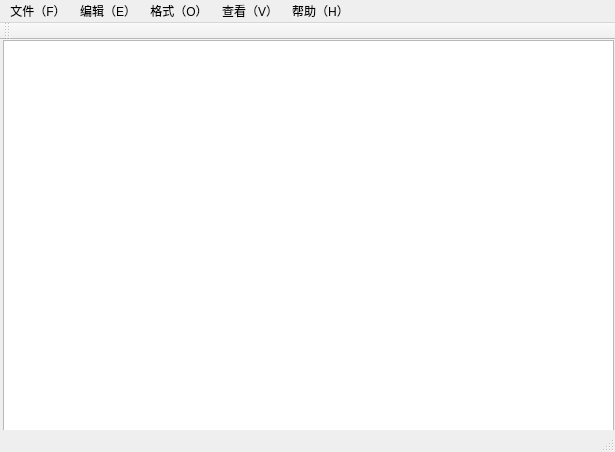
<?xml version="1.0" encoding="UTF-8"?>
<ui version="4.0">
 <class>MainWindow</class>
 <widget class="QMainWindow" name="MainWindow">
  <property name="geometry">
   <rect>
    <x>0</x>
    <y>0</y>
    <width>615</width>
    <height>452</height>
   </rect>
  </property>
  <property name="windowTitle">
   <string>MainWindow</string>
  </property>
  <widget class="QWidget" name="centralWidget">
   <widget class="QTextEdit" name="textEdit">
    <property name="geometry">
     <rect>
      <x>3</x>
      <y>0</y>
      <width>611</width>
      <height>391</height>
     </rect>
    </property>
   </widget>
  </widget>
  <widget class="QMenuBar" name="menuBar">
   <property name="geometry">
    <rect>
     <x>0</x>
     <y>0</y>
     <width>615</width>
     <height>23</height>
    </rect>
   </property>
   <widget class="QMenu" name="menu_F">
    <property name="title">
     <string>文件（F）</string>
    </property>
    <addaction name="newAction"/>
    <addaction name="openAction"/>
    <addaction name="saveAction"/>
    <addaction name="saveAsAction"/>
    <addaction name="separator"/>
    <addaction name="action_5"/>
    <addaction name="printAction"/>
    <addaction name="separator"/>
    <addaction name="exitAction"/>
   </widget>
   <widget class="QMenu" name="menu_E">
    <property name="title">
     <string>编辑（E）</string>
    </property>
    <addaction name="undoAction"/>
    <addaction name="separator"/>
    <addaction name="cutAction"/>
    <addaction name="copyAction"/>
    <addaction name="pasteAction"/>
    <addaction name="deleteAction"/>
    <addaction name="separator"/>
    <addaction name="action_F"/>
    <addaction name="action_N"/>
    <addaction name="action_R"/>
    <addaction name="action_G"/>
    <addaction name="separator"/>
    <addaction name="action_A"/>
    <addaction name="dateTimeAction"/>
   </widget>
   <widget class="QMenu" name="menu_O">
    <property name="title">
     <string>格式（O）</string>
    </property>
    <addaction name="action_W"/>
    <addaction name="fontAction"/>
    <addaction name="colorAction"/>
   </widget>
   <widget class="QMenu" name="menu_V">
    <property name="title">
     <string>查看（V）</string>
    </property>
    <addaction name="action_S"/>
   </widget>
   <widget class="QMenu" name="menu_H">
    <property name="title">
     <string>帮助（H）</string>
    </property>
    <addaction name="action_H"/>
    <addaction name="separator"/>
    <addaction name="qtHelpAction"/>
    <addaction name="aboutBossAction"/>
    <addaction name="aboutMeAction"/>
   </widget>
   <addaction name="menu_F"/>
   <addaction name="menu_E"/>
   <addaction name="menu_O"/>
   <addaction name="menu_V"/>
   <addaction name="menu_H"/>
  </widget>
  <widget class="QToolBar" name="mainToolBar">
   <attribute name="toolBarArea">
    <enum>TopToolBarArea</enum>
   </attribute>
   <attribute name="toolBarBreak">
    <bool>false</bool>
   </attribute>
  </widget>
  <widget class="QStatusBar" name="statusBar"/>
  <action name="newAction">
   <property name="icon">
    <iconset resource="images/qsrc.qrc">
     <normaloff>:/new/prefix1/new.png</normaloff>:/new/prefix1/new.png</iconset>
   </property>
   <property name="text">
    <string>新建（N）</string>
   </property>
  </action>
  <action name="openAction">
   <property name="icon">
    <iconset resource="images/qsrc.qrc">
     <normaloff>:/new/prefix1/open.png</normaloff>:/new/prefix1/open.png</iconset>
   </property>
   <property name="text">
    <string>打开（O）…</string>
   </property>
  </action>
  <action name="saveAction">
   <property name="icon">
    <iconset resource="images/qsrc.qrc">
     <normaloff>:/new/prefix1/save.png</normaloff>:/new/prefix1/save.png</iconset>
   </property>
   <property name="text">
    <string>保存（S）</string>
   </property>
  </action>
  <action name="saveAsAction">
   <property name="icon">
    <iconset resource="images/qsrc.qrc">
     <normaloff>:/new/prefix1/saveAs.png</normaloff>:/new/prefix1/saveAs.png</iconset>
   </property>
   <property name="text">
    <string>另存为（A）…</string>
   </property>
  </action>
  <action name="action_5">
   <property name="text">
    <string>页面设置（U）…</string>
   </property>
  </action>
  <action name="printAction">
   <property name="icon">
    <iconset resource="images/qsrc.qrc">
     <normaloff>:/new/prefix1/print.png</normaloff>:/new/prefix1/print.png</iconset>
   </property>
   <property name="text">
    <string>打印（P）…</string>
   </property>
  </action>
  <action name="exitAction">
   <property name="icon">
    <iconset resource="images/qsrc.qrc">
     <normaloff>:/new/prefix1/exit.png</normaloff>:/new/prefix1/exit.png</iconset>
   </property>
   <property name="text">
    <string>退出（X）</string>
   </property>
  </action>
  <action name="undoAction">
   <property name="icon">
    <iconset resource="images/qsrc.qrc">
     <normaloff>:/new/prefix1/undo.png</normaloff>:/new/prefix1/undo.png</iconset>
   </property>
   <property name="text">
    <string>撤销（U）</string>
   </property>
  </action>
  <action name="cutAction">
   <property name="icon">
    <iconset resource="images/qsrc.qrc">
     <normaloff>:/new/prefix1/cut.png</normaloff>:/new/prefix1/cut.png</iconset>
   </property>
   <property name="text">
    <string>剪切（T）</string>
   </property>
  </action>
  <action name="copyAction">
   <property name="icon">
    <iconset resource="images/qsrc.qrc">
     <normaloff>:/new/prefix1/copy.png</normaloff>:/new/prefix1/copy.png</iconset>
   </property>
   <property name="text">
    <string>复制（C）</string>
   </property>
  </action>
  <action name="pasteAction">
   <property name="icon">
    <iconset>
     <normaloff>images/paste.png</normaloff>images/paste.png</iconset>
   </property>
   <property name="text">
    <string>粘贴（P）</string>
   </property>
  </action>
  <action name="deleteAction">
   <property name="icon">
    <iconset resource="images/qsrc.qrc">
     <normaloff>:/new/prefix1/delete.png</normaloff>:/new/prefix1/delete.png</iconset>
   </property>
   <property name="text">
    <string>删除（L）</string>
   </property>
  </action>
  <action name="action_F">
   <property name="text">
    <string>查找（F）…</string>
   </property>
  </action>
  <action name="action_N">
   <property name="text">
    <string>查找下一个（N）</string>
   </property>
  </action>
  <action name="action_R">
   <property name="text">
    <string>替换（R）…</string>
   </property>
  </action>
  <action name="action_G">
   <property name="text">
    <string>转到（G）…</string>
   </property>
  </action>
  <action name="action_A">
   <property name="text">
    <string>全选（A）</string>
   </property>
  </action>
  <action name="dateTimeAction">
   <property name="icon">
    <iconset resource="images/qsrc.qrc">
     <normaloff>:/new/prefix1/time.png</normaloff>:/new/prefix1/time.png</iconset>
   </property>
   <property name="text">
    <string>时间/日期（D）</string>
   </property>
  </action>
  <action name="action_W">
   <property name="text">
    <string>√自动换行（W）</string>
   </property>
  </action>
  <action name="fontAction">
   <property name="icon">
    <iconset resource="images/qsrc.qrc">
     <normaloff>:/new/prefix1/font.png</normaloff>:/new/prefix1/font.png</iconset>
   </property>
   <property name="text">
    <string>字体（F）…</string>
   </property>
  </action>
  <action name="action_S">
   <property name="text">
    <string>状态栏（S）</string>
   </property>
  </action>
  <action name="action_H">
   <property name="text">
    <string>查看帮助（H）</string>
   </property>
  </action>
  <action name="qtHelpAction">
   <property name="text">
    <string>关于Qt（A）</string>
   </property>
  </action>
  <action name="colorAction">
   <property name="icon">
    <iconset resource="images/qsrc.qrc">
     <normaloff>:/new/prefix1/colors.png</normaloff>:/new/prefix1/colors.png</iconset>
   </property>
   <property name="text">
    <string>颜色</string>
   </property>
  </action>
  <action name="action_2">
   <property name="text">
    <string>日期</string>
   </property>
  </action>
  <action name="aboutBossAction">
   <property name="text">
    <string>关于组织</string>
   </property>
  </action>
  <action name="aboutMeAction">
   <property name="text">
    <string>关于个人</string>
   </property>
  </action>
 </widget>
 <layoutdefault spacing="6" margin="11"/>
 <resources>
  <include location="images/qsrc.qrc"/>
 </resources>
 <connections/>
</ui>
